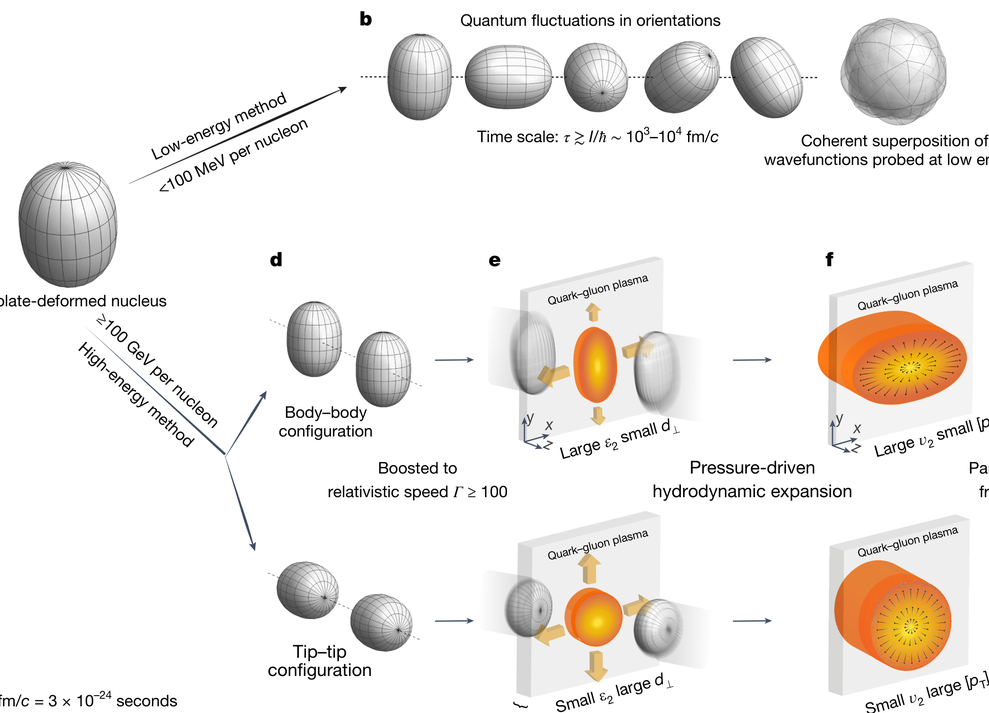
#> input picture assets/t3-exemplars/T3-02_STAR2024_ED1_核形变到火球_全流程3D.png, 989 x 713 px, shrunk from 2218 x 1599 before the run
$ python check_3d_generic.py '../assets/t3-exemplars/T3-02_STAR2024_ED1_核形变到火球_全流程3D.png'   (older library calls are emulated)
#> lines starting #> are read from the running program, lines starting #| are printed output that depends on the picture; after the words box and inside, x2 and y2 are one past the last pixel; in counts of white or black regions, pixels touching at a corner belong together
#!/usr/bin/env python3
# -*- coding: utf-8 -*-
"""check_3d_generic -- 通用 3D 闸门（图种无关）。作者 2026-10-04 要求（v4.1 起随 skill 发布）：

    「一定要是 3D」

为什么不复用别的东西
    · skill 的 scripts/check_3d.py 与工作区 tools/check_3d.py 都把搜索窗
      **硬编码在动量轮那张图**上（WHEEL = (118,170,34,68) mm），换图就废。
    · tools/check_render_mode.py 自己写着它判不了「扁平 vs 3D」。
    · 墨色指标（ink_colors）量的是**细节密度 + 文字量**，不是渲染方式 ——
      反例：3D 位图 collective_flow/gen/chosen.png = 215，肉眼看着平的
      figures/out/figC_upc.png = 377。
    所以这里有 4 条**直接量像素**的判据，而且**不用窗**（主体与地面都由像素自己找）。

判据（HARD = 非零退出）
    3D0 主体存在      最大彩色形体 >= 0.3% 画布
    3D1 地面/板面     最大「浅灰面」连通块 >= 3% 画布        （IR 声明有板面时 HARD）
    3D2 接触阴影      板面内比板面中位亮度暗 6% 的像素 >= 8% 板面，
                      且至少一块 >= 0.08% 画布            （IR 声明有板面时 HARD）
    3D3 体积明暗      主体最亮点偏离几何中心 > 0.08 半轴    （总是 HARD）
    读数（不判死）：limb 变暗、外发光、平滑渐变占比、灰面占比

    ★ 3D1/3D2 需要知道「这张图该不该有板面」。IR 里有
      elements[].name 含 板/平面/网格/plane，或 composition.地面，就算「有板面」。
      也可用 --expect-plane yes|no 直接指定。

回归标定（改过这里就要重跑）
    应当 PASS  fig_qgp_3d/gen/sketch_s324_clean.png   (第 2 轮，有板、有接触阴影)
    应当 PASS  fig_upc_3d/gen/chosen.png
    应当 FAIL  fig_qgp_3d/gen/sketch_s301_clean.png   (第 1 轮，「2D 贴纸」)
    应当 FAIL  figures/out/figC_upc.png               (扁平稿)
    --expect-plane no 时：collective_flow/gen/chosen.png 应 PASS（无板，但火球有体积明暗）
\u2605 \u5df2\u77e5\u9650\u5236\uff1a3D1/3D2 \u53ea\u8ba4\u300c\u6d45\u7070\u300d\u677f\u9762\uff1b\u677f\u9762\u7528\u6df1\u8272/\u5f69\u8272\u8868\u8fbe\u7684\u56fe\n      \uff08\u5982\u98ce\u683c\u4e66 T3-01 / T3-34\uff09\u4f1a\u88ab\u8bef\u5224 \u2192 \u7528 --expect-plane no \u53ea\u67e5 3D3\uff08\u4f53\u79ef\u660e\u6697\uff09\u3002\n      \u6362\u56fe\u5148\u770b\u8bfb\u6570\u518d\u5b9a\u3002\n"""
from __future__ import annotations

import argparse
import io
import json
import math
import sys

import numpy as np

sys.stdout = io.TextIOWrapper(sys.stdout.buffer, encoding="utf-8", errors="replace")


TH_PLANE_FRAC = 0.030     # 浅灰面 >= 3% 画布
TH_SHADOW_FRAC = 0.080    # 板面内「暗于中位 6%」的像素 >= 8% 板面
TH_SHADOW_BLOB = 0.0008   # 至少一块阴影 >= 0.08% 画布
TH_OFFCENTRE = 0.08       # 主体最亮点偏离几何中心 > 0.08 半轴
TH_BODY = 0.003           # 主体 >= 0.3% 画布


# [23 lines left out: function read_ir_plane, not called in this run]


def main():
    ap = argparse.ArgumentParser(formatter_class=argparse.RawDescriptionHelpFormatter,
                                 description="通用 3D 闸门（见文件头）")
    ap.add_argument("image")
    ap.add_argument("--ir", default=None)
    ap.add_argument("--expect-plane", choices=("auto", "yes", "no"), default="auto")
    ap.add_argument("--json", default=None)
    ap.add_argument("--annot", default=None)
    a = ap.parse_args()

    from PIL import Image, ImageDraw
    import cv2

    rep = {"checks": [], "fails": [], "warns": [], "readings": {}}

    def ck(ok, label, detail, hard=True):
        rep["checks"].append({"ok": bool(ok), "label": label, "detail": detail, "hard": bool(hard)})
        print("  [%s] %-50s %s" % ("ok  " if ok else ("FAIL" if hard else "warn"), label, detail))
        if not ok:
            (rep["fails"] if hard else rep["warns"]).append("%s (%s)" % (label, detail))

    im = Image.open(a.image).convert("RGB")
#> im is the input picture: PIL image 989x713 RGB; mean R, G, B 239.7, 236.2, 232.8
    arr = np.asarray(im).astype(np.float64)
    H, W = arr.shape[:2]
    L = (0.2126 * arr[:, :, 0] + 0.7152 * arr[:, :, 1] + 0.0722 * arr[:, :, 2]) / 255.0
    mx = arr.max(2); mn = arr.min(2); sat = mx - mn
    print("check_3d_generic  %s  (%dx%d)" % (a.image, W, H))

    # 期望：这张图该不该有板面
    plane_want, plane_src = None, "(--expect-plane)"
    if a.expect_plane == "yes":
        plane_want = True
    elif a.expect_plane == "no":
        plane_want = False
    elif a.ir:
        plane_want, plane_src = read_ir_plane(a.ir)
    print("  板面期望：%s  %s" % (plane_want, plane_src))
    rep["readings"]["expect_plane"] = plane_want

    # ── 3D0 主体 ──
    col = ((sat > 40) & (mx > 90)).astype(np.uint8)
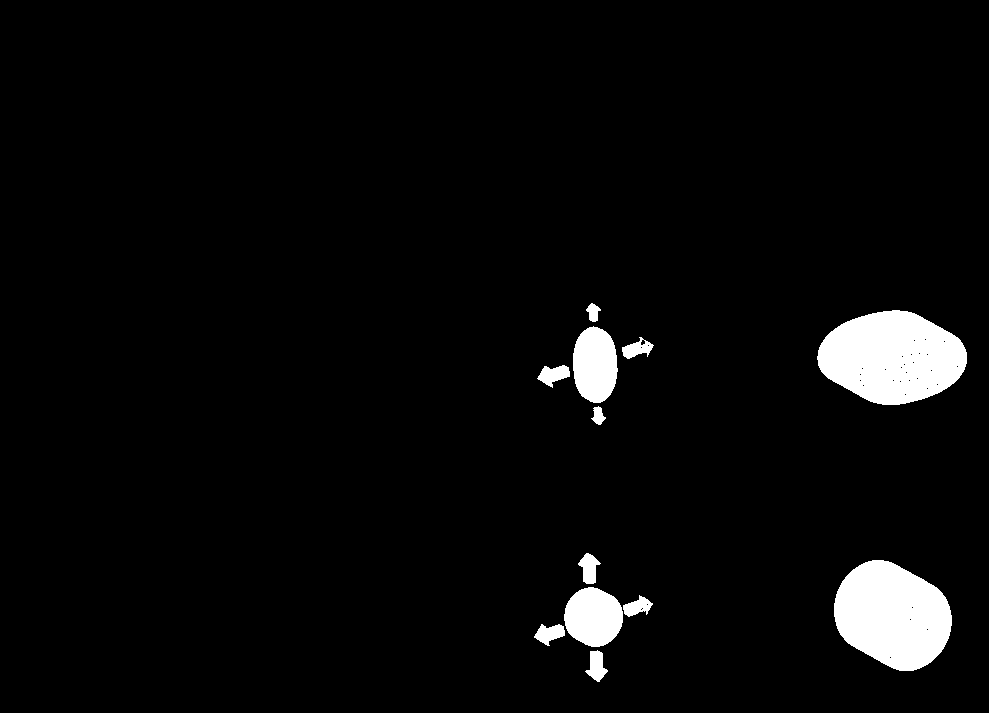
#> col: shape (713, 989); values 0 (black) and 1 (white), 4% white; 12 white regions, largest, box (x1, y1, x2, y2) and area: (817, 310, 967, 405) 10482, (834, 560, 952, 671) 9639, (573, 326, 618, 403) 2734
    n, lab, st, cen = cv2.connectedComponentsWithStats(col, 8)
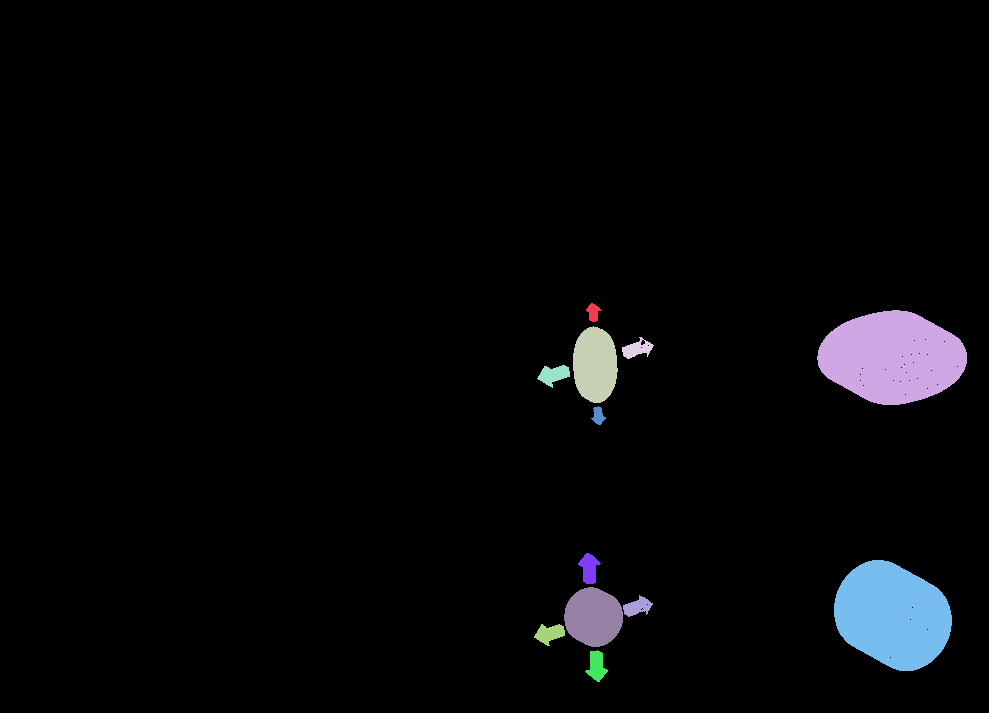
#> lab: shape (713, 989) int32; 13 distinct labels, from 0 to 12; one colour per label, 0 black
#> n = 13; st = 13 rows, first 6: [0, 0, 989, 713, 676850], [586, 303, 15, 19, 173], [817, 310, 150, 95, 10482], [573, 326, 45, 77, 2734], [622, 337, 32, 22, 366], [537, 365, 33, 23, 432]; cen = 13 rows, first 8: [481, 350.6], [592.9, 312], [891.9, 357.1], [594.7, 364.4], [636.6, 348.6], [553.3, 374.3], [597.9, 415.4], [588.8, 567.9]
    print("\n3D0 主体")
    if n < 2:
        ck(False, "3D0 找到彩色主体", "画布里没有 >40 饱和度的形体")
        body = None
    else:
        j = 1 + int(np.argmax(st[1:, 4]))
#> j = 2
        bfrac = st[j, 4] / float(W * H)
#> bfrac = 0.0149
        body = {"bbox": (int(st[j, 0]), int(st[j, 1]), int(st[j, 2]), int(st[j, 3])),
                "c": (float(cen[j][0]), float(cen[j][1])), "frac": float(bfrac),
                "mask": (lab == j)}
        ck(bfrac >= TH_BODY, "3D0 最大彩色主体 >= 0.3% 画布",
           "%.3f%%   bbox x%d..%d y%d..%d" % (bfrac * 100, body["bbox"][0],
                                              body["bbox"][0] + body["bbox"][2],
                                              body["bbox"][1], body["bbox"][1] + body["bbox"][3]))
        rep["readings"]["body_frac"] = round(bfrac, 4)

    # ── 3D1 地面 / 板面 ──
    gray = ((sat < 40) & (L > 0.50) & (L < 0.97)).astype(np.uint8)
#> gray: shape (713, 989); values 0 (black) and 1 (white), 16.2% white; 2857 white regions (2747 under 20 px), largest, box (x1, y1, x2, y2) and area: (488, 256, 696, 444) 22362, (487, 511, 703, 698) 21613, (828, 514, 970, 696) 11402
    print("\n3D1 地面 / 板面（浅灰、低饱和、成一大块）")
    n2, l2, s2, c2 = cv2.connectedComponentsWithStats(gray, 8)
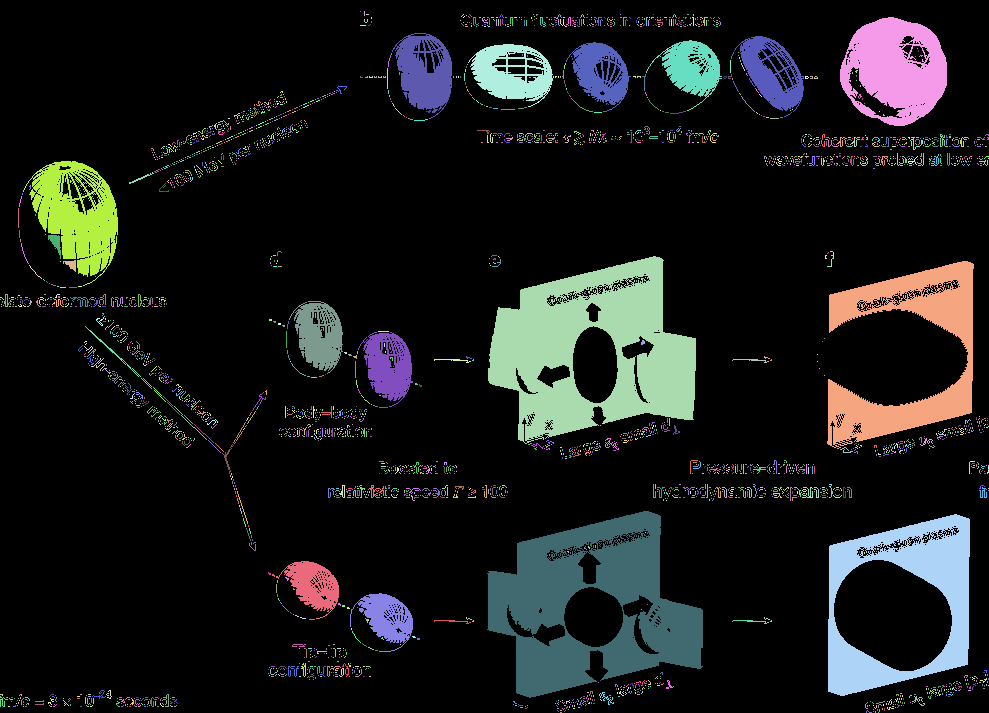
#> l2: shape (713, 989) int32; 2858 distinct labels, from 0 to 2857; one colour per label, 0 black
#> n2 = 2858; s2 = 2858 rows, first 6: [0, 0, 989, 713, 591245], [360, 11, 1, 1, 1], [364, 11, 1, 5, 5], [366, 14, 3, 1, 3], [461, 14, 3, 3, 3], [466, 15, 1, 1, 1]; c2 = 2858 pairs, first value 0 to 988, second value 11 to 712
    plane = None
    if n2 >= 2:
        i = 1 + int(np.argmax(s2[1:, 4]))
#> i = 1148
        pfrac = s2[i, 4] / float(W * H)
#> pfrac = 0.0317
        plane = {"mask": (l2 == i), "frac": float(pfrac),
                 "bbox": (int(s2[i, 0]), int(s2[i, 1]), int(s2[i, 2]), int(s2[i, 3]))}
        rep["readings"]["plane_frac"] = round(pfrac, 4)
        ck(pfrac >= TH_PLANE_FRAC, "3D1 有一块浅灰面 >= 3% 画布",
           "%.2f%%  bbox x%d..%d y%d..%d" % (pfrac * 100, plane["bbox"][0],
                                             plane["bbox"][0] + plane["bbox"][2],
                                             plane["bbox"][1], plane["bbox"][1] + plane["bbox"][3]),
           hard=(plane_want is not False))
    else:
        rep["readings"]["plane_frac"] = 0.0
        ck(False, "3D1 有一块浅灰面 >= 3% 画布", "找不到任何浅灰面",
           hard=(plane_want is not False))
        if plane_want is False:
            rep["warns"].append("3D1 无板面（IR 已声明无板面，符合）")

    # ── 3D2 接触阴影 ──
    print("\n3D2 接触阴影（物体坐在板面上，把板压暗）")
    annot = im.copy()
    dr = ImageDraw.Draw(annot)
    if plane is not None:
        pmed = float(np.median(L[plane["mask"]]))
#> pmed = 0.937
        sh = (plane["mask"] & (L < pmed * 0.94))
#> sh: shape (713, 989) bool; 0.94% white; 127 white regions (122 under 20 px), largest, box (x1, y1, x2, y2) and area: (509, 257, 660, 444) 3771, (637, 331, 681, 416) 2408, (625, 278, 635, 286) 24, (558, 295, 569, 303) 24, (633, 356, 636, 373) 23
        sf = float(sh.sum()) / max(1.0, float(plane["mask"].sum()))
#> sf = 0.295
        nb, lb2, sb2, cb2 = cv2.connectedComponentsWithStats(sh.astype(np.uint8), 8)
#> lb2: shape (713, 989) int32; 128 distinct labels, from 0 to 127
#> nb = 128; sb2 = 128 rows, first 6: [0, 0, 989, 713, 698556], [509, 257, 151, 187, 3771], [644, 275, 2, 1, 2], [635, 277, 1, 1, 1], [637, 277, 3, 2, 3], [639, 276, 1, 1, 1]; cb2 = 128 pairs, first value 493.1 to 663.3, second value 275 to 439.5
        blobs = sorted([int(sb2[k, 4]) for k in range(1, nb)], reverse=True) if nb > 1 else []
#> blobs = 127 values, max 3771 at index 0, min 1 at index 74, mean 51.98
        big = (blobs[0] / float(W * H)) if blobs else 0.0
#> big = 0.00535
        rep["readings"]["plane_median_L"] = round(pmed, 3)
        rep["readings"]["shadow_frac"] = round(sf, 4)
        rep["readings"]["shadow_bigblob"] = round(big, 4)
        if a.annot:
            _cn = cv2.findContours(plane["mask"].astype(np.uint8), cv2.RETR_EXTERNAL,
                                   cv2.CHAIN_APPROX_SIMPLE)
            cont = _cn[-2]
            for c in cont:
                dr.line([tuple(q[0]) for q in c] + [tuple(c[0][0])], fill=(0, 120, 255), width=4)
            for k in range(1, nb):
                x0, y0, w0, h0 = sb2[k, 0], sb2[k, 1], sb2[k, 2], sb2[k, 3]
                if sb2[k, 4] / float(W * H) >= TH_SHADOW_BLOB:
                    dr.rectangle([x0, y0, x0 + w0, y0 + h0], outline=(255, 0, 0), width=4)
        ck(sf >= TH_SHADOW_FRAC and big >= TH_SHADOW_BLOB, "3D2 板面上有接触阴影",
           "暗像素 %.1f%% 板面（需 >=%.0f%%），最大暗块 %.3f%% 画布（需 >=%.2f%%）"
           % (sf * 100, TH_SHADOW_FRAC * 100, big * 100, TH_SHADOW_BLOB * 100),
           hard=(plane_want is not False))
        if plane_want is False and (sf < TH_SHADOW_FRAC or big < TH_SHADOW_BLOB):
            rep["warns"].append("3D2 无接触阴影（IR 声明无板面，符合）")
    else:
        ck(False, "3D2 板面上有接触阴影", "没有板面可查", hard=(plane_want is not False))

    # ── 3D3 体积明暗 ──
    print("\n3D3 体积明暗（高光偏离几何中心）")
    offc = 0.0; limb = 0.0; glow = 0.0
    if body is not None:
        bm = body["mask"]
#> bm: shape (713, 989) bool; 1.5% white; 1 white region, box (x1, y1, x2, y2) and area: (817, 310, 967, 405) 10482
        cx, cy = body["c"]
#> cx = 891.9; cy = 357.1
        x0, y0, bw, bh = body["bbox"]
#> x0 = 817; y0 = 310; bw = 150; bh = 95
        A, B = bw / 2.0, bh / 2.0
#> A = 75; B = 47.5
        Lb = np.where(bm, L, -1.0)
        k = int(np.argmax(Lb)); hy, hx = divmod(k, W)
#> after `k = int(np.argmax(Lb))`: k = 352901
#> after `hy, hx = divmod(k, W)`: hy = 356; hx = 817
        offc = math.hypot(hx - cx, hy - cy) / max(1.0, 0.5 * (A + B))
#> offc = 1.22
        mids, edges = [], []
        for th in np.linspace(0.0, 2 * math.pi, 72, endpoint=False):
            rmax, r = 0.0, 0.0
            while r <= 1.2 * max(A, B):
                px, py = int(cx + math.cos(th) * r), int(cy + math.sin(th) * r)
                if 0 <= px < W and 0 <= py < H and bm[py, px]:
                    rmax = r
                elif rmax > 0 and r > rmax + 2:
                    break
                r += 1.0
            if rmax > 10:
                for f, acc in ((0.45, mids), (0.9, edges)):
                    px, py = int(cx + math.cos(th) * f * rmax), int(cy + math.sin(th) * f * rmax)
                    if 0 <= px < W and 0 <= py < H:
                        acc.append(L[py, px])
#> after the loop, acc = 72 values, max 0.569 at index 31, min 0.378 at index 3, mean 0.523
        if mids and edges:
            limb = float(np.mean(mids) - np.mean(edges))
        # 外发光：主体外一圈暖色弥散
        yy, xx = np.mgrid[0:H, 0:W]
        dist = np.hypot(xx - cx, yy - cy)
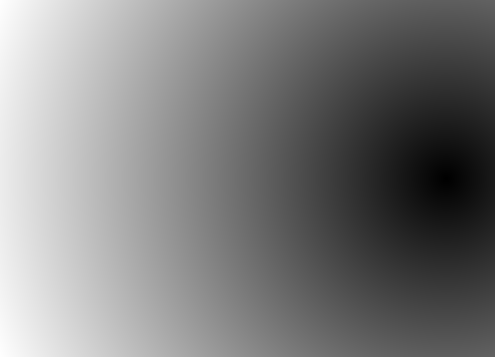
#> dist: shape (713, 989) float64 (shown at 1/2 size); min 0.155, max 960.7, mean 473.8; drawn with min black and max white
        ring = (dist > 1.02 * max(A, B)) & (dist < 1.35 * max(A, B))
#> ring: shape (713, 989) bool; 1.9% white; 1 white region, box (x1, y1, x2, y2) and area: (791, 256, 989, 459) 13639
        warm = (arr[:, :, 0] > 120) & (arr[:, :, 0] - arr[:, :, 2] > 40) & (sat > 25)
#> warm: shape (713, 989) bool; 4% white; 12 white regions, largest, box (x1, y1, x2, y2) and area: (817, 310, 967, 405) 10443, (834, 560, 952, 671) 9606, (573, 326, 618, 403) 2734
        glow = float((ring & warm).sum()) / max(1.0, float(ring.sum()))
#> glow = 0
        dr.ellipse([hx - 12, hy - 12, hx + 12, hy + 12], outline=(0, 200, 0), width=5)
        dr.rectangle([x0, y0, x0 + bw, y0 + bh], outline=(180, 0, 180), width=4)
        dr.line([cx, cy, hx, hy], fill=(0, 200, 0), width=4)
        rep["readings"].update({"offcentre": round(offc, 3), "limb": round(limb, 4),
                                "glow": round(glow, 4)})
        ck(offc >= TH_OFFCENTRE, "3D3 最亮点偏离几何中心 > 0.08 半轴",
           "偏离 %.3f 半轴（高光偏移 = 有法线场，不是纯热芯）" % offc)
        ck(limb >= -0.02, "3D3b 边缘不比中部更亮（limb 变暗或至少不反号）",
           "limb = %+.3f" % limb, hard=False)
        ck(glow > 0.02, "3D4 主体外有发光弥散（高温对象）", "ring 暖色占比 %.3f" % glow, hard=False)

    # ── 平滑渐变占比（读数） ──
    gx = cv2.Sobel(L, cv2.CV_64F, 1, 0, ksize=3)
    gy = cv2.Sobel(L, cv2.CV_64F, 0, 1, ksize=3)
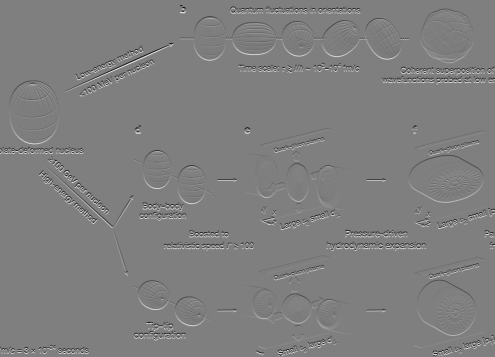
#> gy: shape (713, 989) float64 (shown at 1/2 size); min -4, max 4, mean -8.27e-05; drawn with min black and max white
    mag = np.hypot(gx, gy)
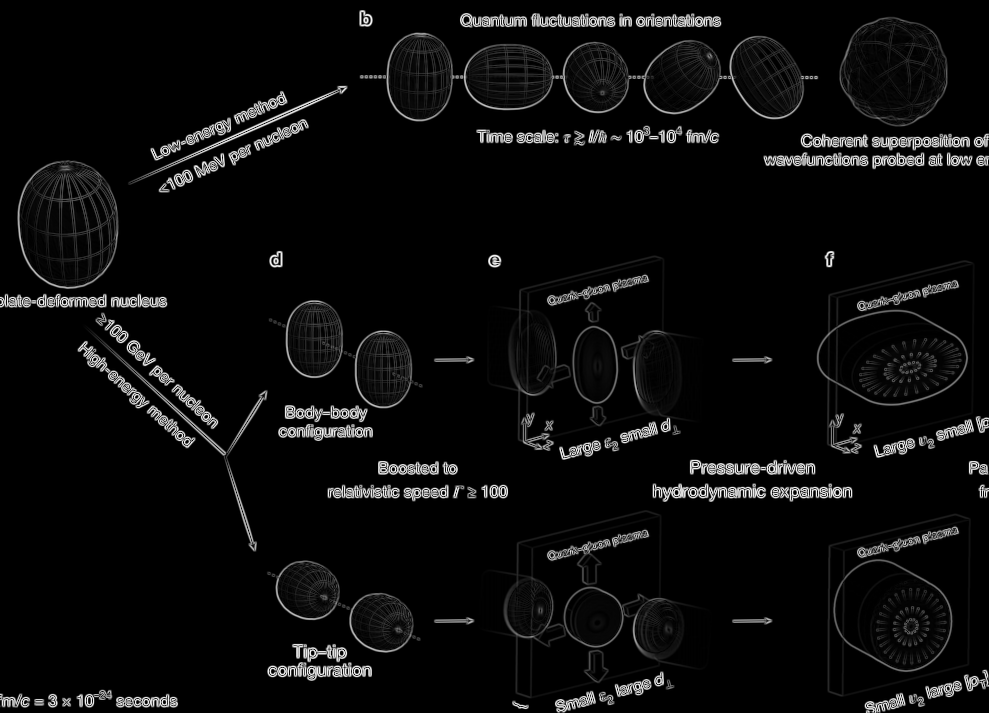
#> mag: shape (713, 989) float64; min 0, max 4.23, mean 0.193; drawn with min black and max white
    grad_frac = float(((mag > 0.02) & (mag < 0.35)).mean())
#> grad_frac = 0.126
    edge_frac = float((mag >= 0.35).mean())
#> edge_frac = 0.11
    rep["readings"].update({"grad_frac": round(grad_frac, 4), "edge_frac": round(edge_frac, 4),
                            "gray_frac": round(float(gray.mean()), 4)})
    print("\n读数：平滑渐变 %.3f   硬边 %.3f   灰面总占比 %.3f"
          % (grad_frac, edge_frac, float(gray.mean())))

    if a.annot:
        annot.save(a.annot)
        print("标注图 -> %s" % a.annot)
    print("\n读数：%s" % json.dumps(rep["readings"], ensure_ascii=False))
    if a.json:
        io.open(a.json, "w", encoding="utf-8").write(json.dumps(rep, ensure_ascii=False, indent=2))
        print("报告 -> %s" % a.json)
    if rep["fails"]:
        print("\n结论：3D 闸门未过 —— 这张图读起来不是「立体渲染」。硬伤：")
        for f in rep["fails"]:
            print("   - %s" % f)
        return 1
    print("\n结论：3D 闸门通过。")
    return 0


if __name__ == "__main__":
    sys.exit(main())
#> (the program exits here)
